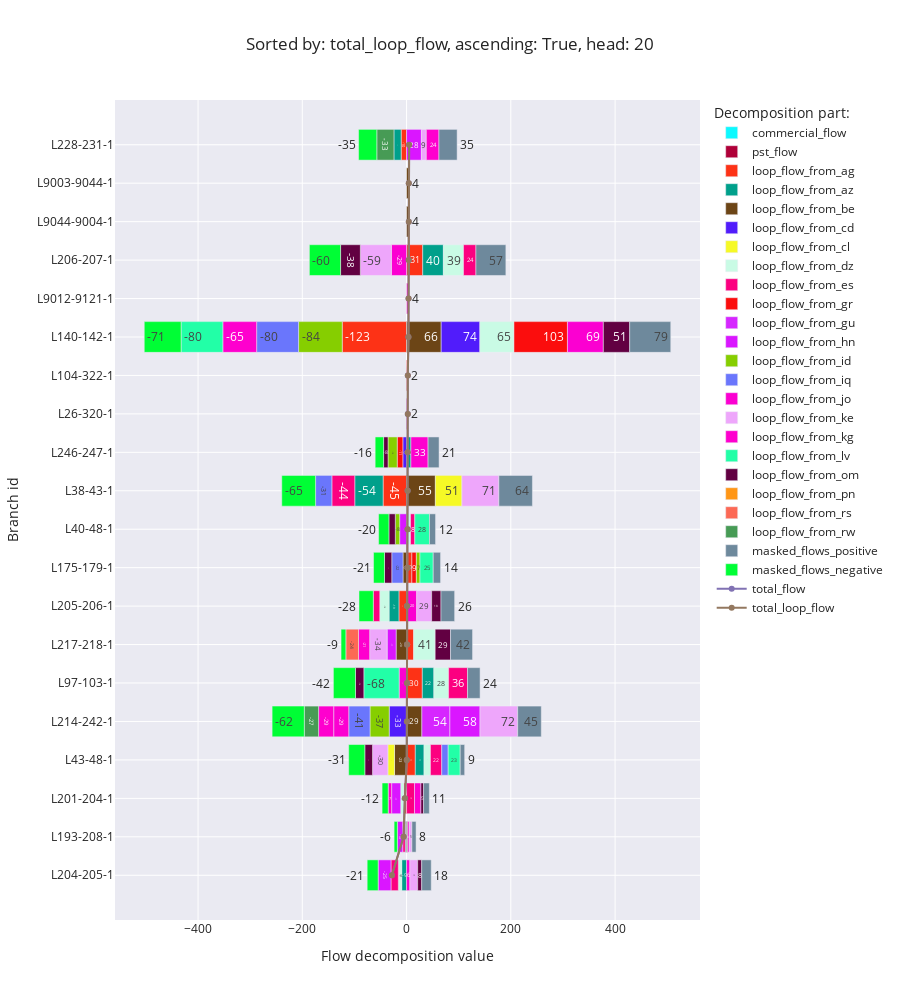

Source (notebook cell):
### Code cell
flow_decomposition_bar_chart('total_loop_flow', ascending=True)

### Figure 1 — Plotly figure (JSON) as saved in the notebook; plotly's stock layout.template omitted (floating-point values rounded to 4 significant figures)
{"data": [{"alignmentgroup": "True", "hovertemplate": "Decomposition part:=commercial_flow<br>Flow decomposition value=%{x}<br>Branch id=%{y}<extra></extra>", "legendgroup": "commercial_flow", "marker": {"color": "#0DF9FF", "pattern": {"shape": ""}}, "name": "commercial_flow", "offsetgroup": "commercial_flow", "orientation": "h", "showlegend": true, "textposition": "auto", "texttemplate": "%{x:.0f}", "type": "bar", "x": [null, null, null, null, null, null, null, null, null, null, null, null, null, null, null, null, null, null, null, null], "xaxis": "x", "y": ["L204-205-1", "L193-208-1", "L201-204-1", "L43-48-1", "L214-242-1", "L97-103-1", "L217-218-1", "L205-206-1", "L175-179-1", "L40-48-1", "L38-43-1", "L246-247-1", "L26-320-1", "L104-322-1", "L140-142-1", "L9012-9121-1", "L206-207-1", "L9044-9004-1", "L9003-9044-1", "L228-231-1"], "yaxis": "y"}, {"alignmentgroup": "True", "hovertemplate": "Decomposition part:=pst_flow<br>Flow decomposition value=%{x}<br>Branch id=%{y}<extra></extra>", "legendgroup": "pst_flow", "marker": {"color": "#AF0038", "pattern": {"shape": ""}}, "name": "pst_flow", "offsetgroup": "pst_flow", "orientation": "h", "showlegend": true, "textposition": "auto", "texttemplate": "%{x:.0f}", "type": "bar", "x": [null, null, null, null, null, null, null, null, null, null, null, null, null, null, null, null, null, null, null, null], "xaxis": "x", "y": ["L204-205-1", "L193-208-1", "L201-204-1", "L43-48-1", "L214-242-1", "L97-103-1", "L217-218-1", "L205-206-1", "L175-179-1", "L40-48-1", "L38-43-1", "L246-247-1", "L26-320-1", "L104-322-1", "L140-142-1", "L9012-9121-1", "L206-207-1", "L9044-9004-1", "L9003-9044-1", "L228-231-1"], "yaxis": "y"}, {"alignmentgroup": "True", "hovertemplate": "Decomposition part:=loop_flow_from_ag<br>Flow decomposition value=%{x}<br>Branch id=%{y}<extra></extra>", "legendgroup": "loop_flow_from_ag", "marker": {"color": "#FD3216", "pattern": {"shape": ""}}, "name": "loop_flow_from_ag", "offsetgroup": "loop_flow_from_ag", "orientation": "h", "showlegend": true, "textposition": "auto", "texttemplate": "%{x:.0f}", "type": "bar", "x": [null, null, -5.42, 16.77, null, 30.22, 13.61, -14.65, 10.16, null, -45.04, null, null, null, -123.4, null, 30.98, null, null, -10.4], "xaxis": "x", "y": ["L204-205-1", "L193-208-1", "L201-204-1", "L43-48-1", "L214-242-1", "L97-103-1", "L217-218-1", "L205-206-1", "L175-179-1", "L40-48-1", "L38-43-1", "L246-247-1", "L26-320-1", "L104-322-1", "L140-142-1", "L9012-9121-1", "L206-207-1", "L9044-9004-1", "L9003-9044-1", "L228-231-1"], "yaxis": "y"}, {"alignmentgroup": "True", "hovertemplate": "Decomposition part:=loop_flow_from_az<br>Flow decomposition value=%{x}<br>Branch id=%{y}<extra></extra>", "legendgroup": "loop_flow_from_az", "marker": {"color": "#00A08B", "pattern": {"shape": ""}}, "name": "loop_flow_from_az", "offsetgroup": "loop_flow_from_az", "orientation": "h", "showlegend": true, "textposition": "auto", "texttemplate": "%{x:.0f}", "type": "bar", "x": [-9.36, -2.494, null, 16.72, null, 22.18, null, -18.92, null, null, -54.34, 8.342, null, null, null, null, 39.64, null, null, -13.82], "xaxis": "x", "y": ["L204-205-1", "L193-208-1", "L201-204-1", "L43-48-1", "L214-242-1", "L97-103-1", "L217-218-1", "L205-206-1", "L175-179-1", "L40-48-1", "L38-43-1", "L246-247-1", "L26-320-1", "L104-322-1", "L140-142-1", "L9012-9121-1", "L206-207-1", "L9044-9004-1", "L9003-9044-1", "L228-231-1"], "yaxis": "y"}, {"alignmentgroup": "True", "hovertemplate": "Decomposition part:=loop_flow_from_be<br>Flow decomposition value=%{x}<br>Branch id=%{y}<extra></extra>", "legendgroup": "loop_flow_from_be", "marker": {"color": "#6C4516", "pattern": {"shape": ""}}, "name": "loop_flow_from_be", "offsetgroup": "loop_flow_from_be", "orientation": "h", "showlegend": true, "textposition": "auto", "texttemplate": "%{x:.0f}", "type": "bar", "x": [null, 2.115, null, -23.14, 29.36, null, -20.05, null, -6.801, null, 55.26, null, null, null, 66.44, null, null, 4.28, 4.28, null], "xaxis": "x", "y": ["L204-205-1", "L193-208-1", "L201-204-1", "L43-48-1", "L214-242-1", "L97-103-1", "L217-218-1", "L205-206-1", "L175-179-1", "L40-48-1", "L38-43-1", "L246-247-1", "L26-320-1", "L104-322-1", "L140-142-1", "L9012-9121-1", "L206-207-1", "L9044-9004-1", "L9003-9044-1", "L228-231-1"], "yaxis": "y"}, {"alignmentgroup": "True", "hovertemplate": "Decomposition part:=loop_flow_from_cd<br>Flow decomposition value=%{x}<br>Branch id=%{y}<extra></extra>", "legendgroup": "loop_flow_from_cd", "marker": {"color": "#511CFB", "pattern": {"shape": ""}}, "name": "loop_flow_from_cd", "offsetgroup": "loop_flow_from_cd", "orientation": "h", "showlegend": true, "textposition": "auto", "texttemplate": "%{x:.0f}", "type": "bar", "x": [null, null, null, null, -33.32, null, null, null, null, null, null, -7.15, null, null, 74.17, null, null, null, null, null], "xaxis": "x", "y": ["L204-205-1", "L193-208-1", "L201-204-1", "L43-48-1", "L214-242-1", "L97-103-1", "L217-218-1", "L205-206-1", "L175-179-1", "L40-48-1", "L38-43-1", "L246-247-1", "L26-320-1", "L104-322-1", "L140-142-1", "L9012-9121-1", "L206-207-1", "L9044-9004-1", "L9003-9044-1", "L228-231-1"], "yaxis": "y"}, {"alignmentgroup": "True", "hovertemplate": "Decomposition part:=loop_flow_from_cl<br>Flow decomposition value=%{x}<br>Branch id=%{y}<extra></extra>", "legendgroup": "loop_flow_from_cl", "marker": {"color": "#F6F926", "pattern": {"shape": ""}}, "name": "loop_flow_from_cl", "offsetgroup": "loop_flow_from_cl", "orientation": "h", "showlegend": true, "textposition": "auto", "texttemplate": "%{x:.0f}", "type": "bar", "x": [null, null, null, -12.65, null, null, null, null, null, null, 50.91, null, null, null, null, null, null, null, null, null], "xaxis": "x", "y": ["L204-205-1", "L193-208-1", "L201-204-1", "L43-48-1", "L214-242-1", "L97-103-1", "L217-218-1", "L205-206-1", "L175-179-1", "L40-48-1", "L38-43-1", "L246-247-1", "L26-320-1", "L104-322-1", "L140-142-1", "L9012-9121-1", "L206-207-1", "L9044-9004-1", "L9003-9044-1", "L228-231-1"], "yaxis": "y"}, {"alignmentgroup": "True", "hovertemplate": "Decomposition part:=loop_flow_from_dz<br>Flow decomposition value=%{x}<br>Branch id=%{y}<extra></extra>", "legendgroup": "loop_flow_from_dz", "marker": {"color": "#C9FBE5", "pattern": {"shape": ""}}, "name": "loop_flow_from_dz", "offsetgroup": "loop_flow_from_dz", "orientation": "h", "showlegend": true, "textposition": "auto", "texttemplate": "%{x:.0f}", "type": "bar", "x": [-6.482, null, -5.782, 12.33, null, 28.24, 41.28, -17.84, null, 7.592, null, null, null, null, 65.43, null, 38.66, null, null, null], "xaxis": "x", "y": ["L204-205-1", "L193-208-1", "L201-204-1", "L43-48-1", "L214-242-1", "L97-103-1", "L217-218-1", "L205-206-1", "L175-179-1", "L40-48-1", "L38-43-1", "L246-247-1", "L26-320-1", "L104-322-1", "L140-142-1", "L9012-9121-1", "L206-207-1", "L9044-9004-1", "L9003-9044-1", "L228-231-1"], "yaxis": "y"}, {"alignmentgroup": "True", "hovertemplate": "Decomposition part:=loop_flow_from_es<br>Flow decomposition value=%{x}<br>Branch id=%{y}<extra></extra>", "legendgroup": "loop_flow_from_es", "marker": {"color": "#FC0080", "pattern": {"shape": ""}}, "name": "loop_flow_from_es", "offsetgroup": "loop_flow_from_es", "orientation": "h", "showlegend": true, "textposition": "auto", "texttemplate": "%{x:.0f}", "type": "bar", "x": [-14.08, -4.882, 15.27, 21.7, null, 36.34, null, -12.4, null, 8.222, -43.94, null, null, null, null, null, 23.82, null, null, null], "xaxis": "x", "y": ["L204-205-1", "L193-208-1", "L201-204-1", "L43-48-1", "L214-242-1", "L97-103-1", "L217-218-1", "L205-206-1", "L175-179-1", "L40-48-1", "L38-43-1", "L246-247-1", "L26-320-1", "L104-322-1", "L140-142-1", "L9012-9121-1", "L206-207-1", "L9044-9004-1", "L9003-9044-1", "L228-231-1"], "yaxis": "y"}, {"alignmentgroup": "True", "hovertemplate": "Decomposition part:=loop_flow_from_gr<br>Flow decomposition value=%{x}<br>Branch id=%{y}<extra></extra>", "legendgroup": "loop_flow_from_gr", "marker": {"color": "#FB0D0D", "pattern": {"shape": ""}}, "name": "loop_flow_from_gr", "offsetgroup": "loop_flow_from_gr", "orientation": "h", "showlegend": true, "textposition": "auto", "texttemplate": "%{x:.0f}", "type": "bar", "x": [null, null, null, null, null, null, null, null, 8.613, null, null, -10.81, null, 2.4, 102.6, null, null, null, null, null], "xaxis": "x", "y": ["L204-205-1", "L193-208-1", "L201-204-1", "L43-48-1", "L214-242-1", "L97-103-1", "L217-218-1", "L205-206-1", "L175-179-1", "L40-48-1", "L38-43-1", "L246-247-1", "L26-320-1", "L104-322-1", "L140-142-1", "L9012-9121-1", "L206-207-1", "L9044-9004-1", "L9003-9044-1", "L228-231-1"], "yaxis": "y"}, {"alignmentgroup": "True", "hovertemplate": "Decomposition part:=loop_flow_from_gu<br>Flow decomposition value=%{x}<br>Branch id=%{y}<extra></extra>", "legendgroup": "loop_flow_from_gu", "marker": {"color": "#D626FF", "pattern": {"shape": ""}}, "name": "loop_flow_from_gu", "offsetgroup": "loop_flow_from_gu", "orientation": "h", "showlegend": true, "textposition": "auto", "texttemplate": "%{x:.0f}", "type": "bar", "x": [null, null, null, null, 53.76, null, null, null, null, null, null, null, null, null, null, null, null, null, null, null], "xaxis": "x", "y": ["L204-205-1", "L193-208-1", "L201-204-1", "L43-48-1", "L214-242-1", "L97-103-1", "L217-218-1", "L205-206-1", "L175-179-1", "L40-48-1", "L38-43-1", "L246-247-1", "L26-320-1", "L104-322-1", "L140-142-1", "L9012-9121-1", "L206-207-1", "L9044-9004-1", "L9003-9044-1", "L228-231-1"], "yaxis": "y"}, {"alignmentgroup": "True", "hovertemplate": "Decomposition part:=loop_flow_from_hn<br>Flow decomposition value=%{x}<br>Branch id=%{y}<extra></extra>", "legendgroup": "loop_flow_from_hn", "marker": {"color": "#DA16FF", "pattern": {"shape": ""}}, "name": "loop_flow_from_hn", "offsetgroup": "loop_flow_from_hn", "orientation": "h", "showlegend": true, "textposition": "auto", "texttemplate": "%{x:.0f}", "type": "bar", "x": [-24.57, -10.27, -17.48, null, 57.72, null, -17.21, null, null, -13.28, null, null, null, null, null, null, null, null, null, 28.41], "xaxis": "x", "y": ["L204-205-1", "L193-208-1", "L201-204-1", "L43-48-1", "L214-242-1", "L97-103-1", "L217-218-1", "L205-206-1", "L175-179-1", "L40-48-1", "L38-43-1", "L246-247-1", "L26-320-1", "L104-322-1", "L140-142-1", "L9012-9121-1", "L206-207-1", "L9044-9004-1", "L9003-9044-1", "L228-231-1"], "yaxis": "y"}, {"alignmentgroup": "True", "hovertemplate": "Decomposition part:=loop_flow_from_id<br>Flow decomposition value=%{x}<br>Branch id=%{y}<extra></extra>", "legendgroup": "loop_flow_from_id", "marker": {"color": "#86CE00", "pattern": {"shape": ""}}, "name": "loop_flow_from_id", "offsetgroup": "loop_flow_from_id", "orientation": "h", "showlegend": true, "textposition": "auto", "texttemplate": "%{x:.0f}", "type": "bar", "x": [null, null, null, null, -36.81, null, null, null, 6.977, -8.357, null, -17.64, null, null, -83.75, null, null, null, null, null], "xaxis": "x", "y": ["L204-205-1", "L193-208-1", "L201-204-1", "L43-48-1", "L214-242-1", "L97-103-1", "L217-218-1", "L205-206-1", "L175-179-1", "L40-48-1", "L38-43-1", "L246-247-1", "L26-320-1", "L104-322-1", "L140-142-1", "L9012-9121-1", "L206-207-1", "L9044-9004-1", "L9003-9044-1", "L228-231-1"], "yaxis": "y"}, {"alignmentgroup": "True", "hovertemplate": "Decomposition part:=loop_flow_from_iq<br>Flow decomposition value=%{x}<br>Branch id=%{y}<extra></extra>", "legendgroup": "loop_flow_from_iq", "marker": {"color": "#6A76FC", "pattern": {"shape": ""}}, "name": "loop_flow_from_iq", "offsetgroup": "loop_flow_from_iq", "orientation": "h", "showlegend": true, "textposition": "auto", "texttemplate": "%{x:.0f}", "type": "bar", "x": [null, null, null, 12.32, -40.8, null, null, null, -21.59, null, -31.25, null, null, null, -80.44, null, null, null, null, null], "xaxis": "x", "y": ["L204-205-1", "L193-208-1", "L201-204-1", "L43-48-1", "L214-242-1", "L97-103-1", "L217-218-1", "L205-206-1", "L175-179-1", "L40-48-1", "L38-43-1", "L246-247-1", "L26-320-1", "L104-322-1", "L140-142-1", "L9012-9121-1", "L206-207-1", "L9044-9004-1", "L9003-9044-1", "L228-231-1"], "yaxis": "y"}, {"alignmentgroup": "True", "hovertemplate": "Decomposition part:=loop_flow_from_jo<br>Flow decomposition value=%{x}<br>Branch id=%{y}<extra></extra>", "legendgroup": "loop_flow_from_jo", "marker": {"color": "#FB00D1", "pattern": {"shape": ""}}, "name": "loop_flow_from_jo", "offsetgroup": "loop_flow_from_jo", "orientation": "h", "showlegend": true, "textposition": "auto", "texttemplate": "%{x:.0f}", "type": "bar", "x": [6.363, 3.093, 12.27, null, -28.86, -14.27, null, 19.52, null, null, null, null, 2.4, null, 68.88, null, -29.23, null, null, null], "xaxis": "x", "y": ["L204-205-1", "L193-208-1", "L201-204-1", "L43-48-1", "L214-242-1", "L97-103-1", "L217-218-1", "L205-206-1", "L175-179-1", "L40-48-1", "L38-43-1", "L246-247-1", "L26-320-1", "L104-322-1", "L140-142-1", "L9012-9121-1", "L206-207-1", "L9044-9004-1", "L9003-9044-1", "L228-231-1"], "yaxis": "y"}, {"alignmentgroup": "True", "hovertemplate": "Decomposition part:=loop_flow_from_ke<br>Flow decomposition value=%{x}<br>Branch id=%{y}<extra></extra>", "legendgroup": "loop_flow_from_ke", "marker": {"color": "#EEA6FB", "pattern": {"shape": ""}}, "name": "loop_flow_from_ke", "offsetgroup": "loop_flow_from_ke", "orientation": "h", "showlegend": true, "textposition": "auto", "texttemplate": "%{x:.0f}", "type": "bar", "x": [14.92, 5.026, null, -29.56, 72.33, null, -33.53, 28.6, null, null, 70.93, null, null, null, null, null, -59.44, null, null, 9.488], "xaxis": "x", "y": ["L204-205-1", "L193-208-1", "L201-204-1", "L43-48-1", "L214-242-1", "L97-103-1", "L217-218-1", "L205-206-1", "L175-179-1", "L40-48-1", "L38-43-1", "L246-247-1", "L26-320-1", "L104-322-1", "L140-142-1", "L9012-9121-1", "L206-207-1", "L9044-9004-1", "L9003-9044-1", "L228-231-1"], "yaxis": "y"}, {"alignmentgroup": "True", "hovertemplate": "Decomposition part:=loop_flow_from_kg<br>Flow decomposition value=%{x}<br>Branch id=%{y}<extra></extra>", "legendgroup": "loop_flow_from_kg", "marker": {"color": "#FE00CE", "pattern": {"shape": ""}}, "name": "loop_flow_from_kg", "offsetgroup": "loop_flow_from_kg", "orientation": "h", "showlegend": true, "textposition": "auto", "texttemplate": "%{x:.0f}", "type": "bar", "x": [null, null, -6.557, null, -29.03, null, -21.38, null, null, null, null, 32.94, null, null, -64.91, 3.8, null, null, null, 24.22], "xaxis": "x", "y": ["L204-205-1", "L193-208-1", "L201-204-1", "L43-48-1", "L214-242-1", "L97-103-1", "L217-218-1", "L205-206-1", "L175-179-1", "L40-48-1", "L38-43-1", "L246-247-1", "L26-320-1", "L104-322-1", "L140-142-1", "L9012-9121-1", "L206-207-1", "L9044-9004-1", "L9003-9044-1", "L228-231-1"], "yaxis": "y"}, {"alignmentgroup": "True", "hovertemplate": "Decomposition part:=loop_flow_from_lv<br>Flow decomposition value=%{x}<br>Branch id=%{y}<extra></extra>", "legendgroup": "loop_flow_from_lv", "marker": {"color": "#22FFA7", "pattern": {"shape": ""}}, "name": "loop_flow_from_lv", "offsetgroup": "loop_flow_from_lv", "orientation": "h", "showlegend": true, "textposition": "auto", "texttemplate": "%{x:.0f}", "type": "bar", "x": [null, null, null, 23.07, null, -67.69, null, null, 25.38, 28.11, null, null, null, null, -80.05, null, null, null, null, null], "xaxis": "x", "y": ["L204-205-1", "L193-208-1", "L201-204-1", "L43-48-1", "L214-242-1", "L97-103-1", "L217-218-1", "L205-206-1", "L175-179-1", "L40-48-1", "L38-43-1", "L246-247-1", "L26-320-1", "L104-322-1", "L140-142-1", "L9012-9121-1", "L206-207-1", "L9044-9004-1", "L9003-9044-1", "L228-231-1"], "yaxis": "y"}, {"alignmentgroup": "True", "hovertemplate": "Decomposition part:=loop_flow_from_om<br>Flow decomposition value=%{x}<br>Branch id=%{y}<extra></extra>", "legendgroup": "loop_flow_from_om", "marker": {"color": "#620042", "pattern": {"shape": ""}}, "name": "loop_flow_from_om", "offsetgroup": "loop_flow_from_om", "orientation": "h", "showlegend": true, "textposition": "auto", "texttemplate": "%{x:.0f}", "type": "bar", "x": [7.774, null, 5.094, -14.77, null, -16.0, 29.44, 17.94, -13.95, -12.24, null, -8.487, null, null, 50.55, null, -37.94, null, null, null], "xaxis": "x", "y": ["L204-205-1", "L193-208-1", "L201-204-1", "L43-48-1", "L214-242-1", "L97-103-1", "L217-218-1", "L205-206-1", "L175-179-1", "L40-48-1", "L38-43-1", "L246-247-1", "L26-320-1", "L104-322-1", "L140-142-1", "L9012-9121-1", "L206-207-1", "L9044-9004-1", "L9003-9044-1", "L228-231-1"], "yaxis": "y"}, {"alignmentgroup": "True", "hovertemplate": "Decomposition part:=loop_flow_from_pn<br>Flow decomposition value=%{x}<br>Branch id=%{y}<extra></extra>", "legendgroup": "loop_flow_from_pn", "marker": {"color": "#FF9616", "pattern": {"shape": ""}}, "name": "loop_flow_from_pn", "offsetgroup": "loop_flow_from_pn", "orientation": "h", "showlegend": true, "textposition": "auto", "texttemplate": "%{x:.0f}", "type": "bar", "x": [null, null, null, null, null, null, null, null, null, null, null, null, null, null, null, null, null, null, null, null], "xaxis": "x", "y": ["L204-205-1", "L193-208-1", "L201-204-1", "L43-48-1", "L214-242-1", "L97-103-1", "L217-218-1", "L205-206-1", "L175-179-1", "L40-48-1", "L38-43-1", "L246-247-1", "L26-320-1", "L104-322-1", "L140-142-1", "L9012-9121-1", "L206-207-1", "L9044-9004-1", "L9003-9044-1", "L228-231-1"], "yaxis": "y"}, {"alignmentgroup": "True", "hovertemplate": "Decomposition part:=loop_flow_from_rs<br>Flow decomposition value=%{x}<br>Branch id=%{y}<extra></extra>", "legendgroup": "loop_flow_from_rs", "marker": {"color": "#FC6955", "pattern": {"shape": ""}}, "name": "loop_flow_from_rs", "offsetgroup": "loop_flow_from_rs", "orientation": "h", "showlegend": true, "textposition": "auto", "texttemplate": "%{x:.0f}", "type": "bar", "x": [null, null, null, null, null, null, -24.31, null, null, null, null, null, null, null, null, null, null, null, null, null], "xaxis": "x", "y": ["L204-205-1", "L193-208-1", "L201-204-1", "L43-48-1", "L214-242-1", "L97-103-1", "L217-218-1", "L205-206-1", "L175-179-1", "L40-48-1", "L38-43-1", "L246-247-1", "L26-320-1", "L104-322-1", "L140-142-1", "L9012-9121-1", "L206-207-1", "L9044-9004-1", "L9003-9044-1", "L228-231-1"], "yaxis": "y"}, {"alignmentgroup": "True", "hovertemplate": "Decomposition part:=loop_flow_from_rw<br>Flow decomposition value=%{x}<br>Branch id=%{y}<extra></extra>", "legendgroup": "loop_flow_from_rw", "marker": {"color": "#479B55", "pattern": {"shape": ""}}, "name": "loop_flow_from_rw", "offsetgroup": "loop_flow_from_rw", "orientation": "h", "showlegend": true, "textposition": "auto", "texttemplate": "%{x:.0f}", "type": "bar", "x": [null, null, null, null, -27.35, null, null, null, null, null, null, null, null, null, null, null, null, null, null, -32.9], "xaxis": "x", "y": ["L204-205-1", "L193-208-1", "L201-204-1", "L43-48-1", "L214-242-1", "L97-103-1", "L217-218-1", "L205-206-1", "L175-179-1", "L40-48-1", "L38-43-1", "L246-247-1", "L26-320-1", "L104-322-1", "L140-142-1", "L9012-9121-1", "L206-207-1", "L9044-9004-1", "L9003-9044-1", "L228-231-1"], "yaxis": "y"}, {"alignmentgroup": "True", "hovertemplate": "Decomposition part:=masked_flows_positive<br>Flow decomposition value=%{x}<br>Branch id=%{y}<extra></extra>", "legendgroup": "masked_flows_positive", "marker": {"color": "#6E899C", "pattern": {"shape": ""}}, "name": "masked_flows_positive", "offsetgroup": "masked_flows_positive", "orientation": "h", "showlegend": true, "textposition": "auto", "texttemplate": "%{x:.0f}", "type": "bar", "x": [18.28, 7.995, 11.05, 8.54, 45.29, 24.06, 42.25, 26.17, 14.1, 11.69, 64.36, 21.11, 0, 0, 78.74, 0, 57.39, 0, 0, 34.88], "xaxis": "x", "y": ["L204-205-1", "L193-208-1", "L201-204-1", "L43-48-1", "L214-242-1", "L97-103-1", "L217-218-1", "L205-206-1", "L175-179-1", "L40-48-1", "L38-43-1", "L246-247-1", "L26-320-1", "L104-322-1", "L140-142-1", "L9012-9121-1", "L206-207-1", "L9044-9004-1", "L9003-9044-1", "L228-231-1"], "yaxis": "y"}, {"alignmentgroup": "True", "hovertemplate": "Decomposition part:=masked_flows_negative<br>Flow decomposition value=%{x}<br>Branch id=%{y}<extra></extra>", "legendgroup": "masked_flows_negative", "marker": {"color": "#00FE35", "pattern": {"shape": ""}}, "name": "masked_flows_negative", "offsetgroup": "masked_flows_negative", "orientation": "h", "showlegend": true, "textposition": "auto", "texttemplate": "%{x:.0f}", "type": "bar", "x": [-21.07, -6.263, -11.72, -30.93, -61.76, -42.4, -9.21, -27.5, -21.06, -19.79, -64.83, -16.17, 0, 0, -70.67, 0, -59.83, 0, 0, -34.96], "xaxis": "x", "y": ["L204-205-1", "L193-208-1", "L201-204-1", "L43-48-1", "L214-242-1", "L97-103-1", "L217-218-1", "L205-206-1", "L175-179-1", "L40-48-1", "L38-43-1", "L246-247-1", "L26-320-1", "L104-322-1", "L140-142-1", "L9012-9121-1", "L206-207-1", "L9044-9004-1", "L9003-9044-1", "L228-231-1"], "yaxis": "y"}, {"mode": "lines+markers", "name": "total_flow", "type": "scatter", "x": [-28.23, -5.679, -3.277, 0.4034, 0.5365, 0.6762, 0.891, 0.912, 1.834, 1.95, 2.046, 2.141, 2.4, 2.4, 3.575, 3.8, 4.047, 4.28, 4.28, 4.926], "y": ["L204-205-1", "L193-208-1", "L201-204-1", "L43-48-1", "L214-242-1", "L97-103-1", "L217-218-1", "L205-206-1", "L175-179-1", "L40-48-1", "L38-43-1", "L246-247-1", "L26-320-1", "L104-322-1", "L140-142-1", "L9012-9121-1", "L206-207-1", "L9044-9004-1", "L9003-9044-1", "L228-231-1"]}, {"mode": "lines+markers", "name": "total_loop_flow", "type": "scatter", "x": [-28.23, -5.679, -3.277, 0.4034, 0.5365, 0.6762, 0.891, 0.912, 1.834, 1.95, 2.046, 2.141, 2.4, 2.4, 3.575, 3.8, 4.047, 4.28, 4.28, 4.926], "y": ["L204-205-1", "L193-208-1", "L201-204-1", "L43-48-1", "L214-242-1", "L97-103-1", "L217-218-1", "L205-206-1", "L175-179-1", "L40-48-1", "L38-43-1", "L246-247-1", "L26-320-1", "L104-322-1", "L140-142-1", "L9012-9121-1", "L206-207-1", "L9044-9004-1", "L9003-9044-1", "L228-231-1"]}], "layout": {"barmode": "relative", "height": 1000, "legend": {"title": {"text": "Decomposition part:"}, "tracegroupgap": 0}, "title": {"text": "Sorted by: total_loop_flow, ascending: True, head: 20"}, "xaxis": {"anchor": "y", "domain": [0, 1], "title": {"text": "Flow decomposition value"}}, "yaxis": {"anchor": "x", "domain": [0, 1], "title": {"text": "Branch id"}}}}
